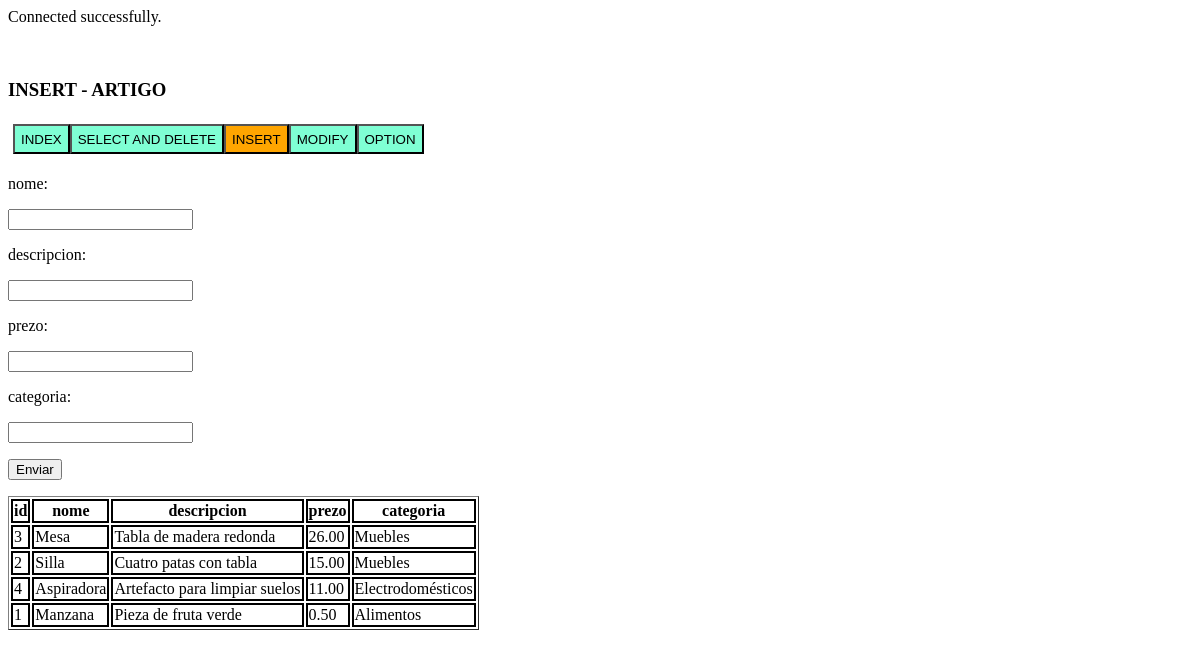
/articulos_bd/UnoINSERT.php, run on an earlier commit of the app's database.
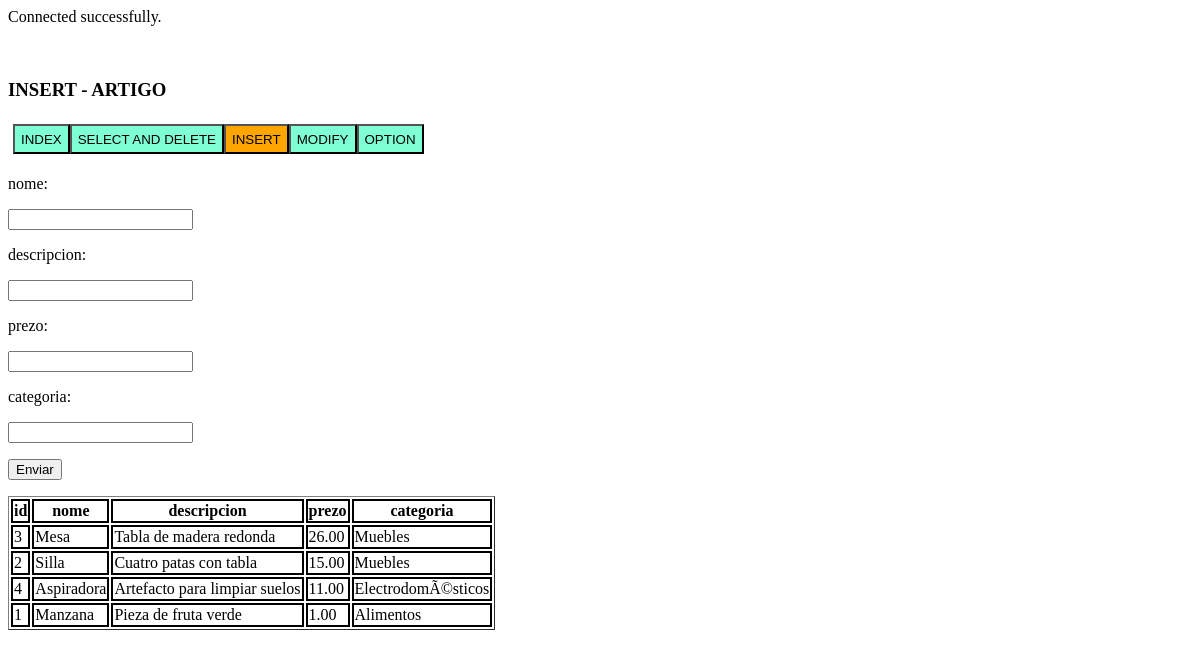
And on a later commit of the database.
### tables this page shows
CREATE TABLE `artigo` (
  `id` int(11) NOT NULL,
  `nome` varchar(30) DEFAULT NULL,
  `descripcion` varchar(255) DEFAULT NULL,
  `prezo` float(10,2) DEFAULT NULL,
  `categoria` varchar(30) DEFAULT NULL
);

### articulos_bd/UnoINSERT.php (the view, shortened to what this page needs)
<?php
include 'conection.php';
?>
<!DOCTYPE html>
<html>
<head>
	<link rel='stylesheet' type='text/css' href='mystylei.css'>
</head>
<body>
    <h3> INSERT - ARTIGO</h3>
    <div id = 'all-index'>
        <input id='btn-index1' type="button" onclick="location.href='index.html';" value="INDEX"/>
        <input id='btn-index2' type="button" onclick="location.href='UnoSELECT.php';" value="SELECT AND DELETE"/>
        <input id='btn-index3' type="button" onclick="location.href='UnoINSERT.php';" value="INSERT"/>
        <input id='btn-index4' type="button" onclick="location.href='UnoMODIFY.php';" value="MODIFY"/>
        <input id='btn-index5' type="button" onclick="location.href='UnoOPTION.php';" value="OPTION"/>
    </div>
    <form action="UnoINSERT.php" method="POST">
        <p>nome:</p> <input type="text" name="consulta1" />
        <p>descripcion:</p> <input type="text" name="consulta2" />
        <p>prezo:</p> <input type="number" name="consulta3" />
        <p>categoria:</p> <input type="text" name="consulta4" />
        <p><input type="submit" value="Enviar" name="enviado"></p>
    </form>
 <?php
    $query = " SELECT * FROM ARTIGO ORDER BY prezo DESC";
    $result = $conn -> query("$query");
    echo "<table id='all-table' border=1>";
        echo "<tr>";
            echo "<th>id</th>";
            echo "<th>nome</th>";
            echo "<th>descripcion</th>";
            echo "<th>prezo</th>";
            echo "<th>categoria</th>";
        echo "</tr>";
    while($row = mysqli_fetch_array($result)){
        echo "<tr>";
            echo "<td value='count_id'>" . $row['id'] . "</td>";
            echo "<td>" . $row['nome'] . "</td>";
            echo "<td>" . $row['descripcion'] . "</td>";
            echo "<td>" . $row['prezo'] . "</td>";
            echo "<td>" . $row['categoria'] . "</td>";
        echo "</tr>";
    }
    echo "</table>";
?>
</body>
</html>

### articulos_bd/conection.php
<?php
$servername = "localhost";
$username = "root";
$pass = "";
$database = "uno";
$conn = new mysqli($servername, $username, $pass, $database);
if ($conn->connect_error) {
    die("<p>Not connected: " . $conn -> connect_error) ."</p><br>";
}
else {
    echo "<p>Connected successfully. </p><br>";
}
?>

### articulos_bd/mystylei.css (style rules this page uses)
#all-index { border-style: none; display: flex; width: 400px; height: 30px; justify-content: space-around; padding: 5px; }
#btn-index1, #btn-index2, #btn-index3, #btn-index4, #btn-index5 { background-color: #7FFFD4; }
.both-tables-cl, th, td { border: 2px solid black; border-collapse: collapse; }
#all-table { position: relative; float: left; }

### articulos_bd/UnoINSERT.php (style rules this page uses)
#btn-index3 { background-color: #FFA500; }

What changed in the data, as far as the page shows it:
changed artigo "Aspiradora": categoria "Electrodomésticos" → "ElectrodomÃ©sticos"
changed artigo "Manzana": prezo "0.50" → "1.00"
